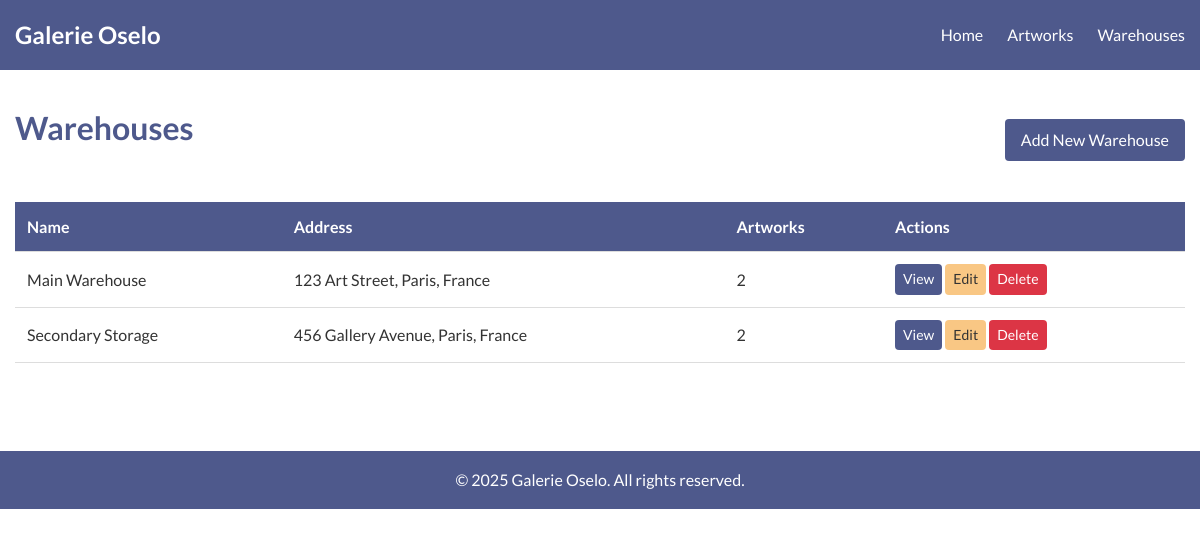
Screenshot of /index.php?route=warehouses with the database file from the repository.
### tables this page shows
CREATE TABLE IF NOT EXISTS warehouses (
    id INT AUTO_INCREMENT PRIMARY KEY,
    name VARCHAR(255) NOT NULL,
    address TEXT NOT NULL,
    created_at TIMESTAMP DEFAULT CURRENT_TIMESTAMP,
    updated_at TIMESTAMP DEFAULT CURRENT_TIMESTAMP ON UPDATE CURRENT_TIMESTAMP
);

### controllers/WarehouseController.php (called while the page is built, shortened)
<?php
class WarehouseController {
    private $warehouseModel;
    public function __construct() {
        require_once BASE_PATH . '/models/Warehouse.php';
        $this->warehouseModel = new Warehouse();
    }
    public function index() {
        $warehouses = $this->warehouseModel->getAll();
        include BASE_PATH . '/views/warehouses/index.php';
        include BASE_PATH . '/views/layouts/main.php';
    }
}

### models/database.php (called while the page is built, shortened)
<?php
class Database {
    private static $instance = null;
    private $connection;
    private function __construct() {
        $config = require_once BASE_PATH . '/config/database.php';
        $host = isset($config['host']) ? $config['host'] : 'localhost';
        $dbname = isset($config['dbname']) ? $config['dbname'] : 'galerie_oselo';
        $username = isset($config['username']) ? $config['username'] : 'root';
        $password = isset($config['password']) ? $config['password'] : '';
        try {
            $dsn = "mysql:host=$host;dbname=$dbname";
            $options = [
                PDO::ATTR_ERRMODE => PDO::ERRMODE_EXCEPTION,
                PDO::ATTR_DEFAULT_FETCH_MODE => PDO::FETCH_ASSOC,
                PDO::ATTR_EMULATE_PREPARES => false,
            ];
            $this->connection = new PDO($dsn, $username, $password, $options);
            $this->connection->exec("SET NAMES utf8");
        } catch (PDOException $e) {
            die("Connection failed: " . $e->getMessage());
        }
    }
    public static function getInstance() {
        if (self::$instance === null) {
            self::$instance = new self();
        }
        return self::$instance;
    }
    public function query($sql, $params = []) {
        $stmt = $this->connection->prepare($sql);
        $stmt->execute($params);
        return $stmt;
    }
    public function select($sql, $params = []) {
        $stmt = $this->query($sql, $params);
        return $stmt->fetchAll();
    }
}

### models/Warehouse.php (called while the page is built, shortened)
<?php
class Warehouse {
    private $db;
    public function __construct() {
        $this->db = Database::getInstance();
    }
    public function getAll() {
        $sql = "SELECT w.*, COUNT(a.id) as artwork_count
                FROM warehouses w
                LEFT JOIN artworks a ON w.id = a.warehouse_id
                GROUP BY w.id
                ORDER BY w.name";
        return $this->db->select($sql);
    }
}

### views/warehouses/index.php (the view, shortened to what this page needs)
<div style="display: flex; justify-content: space-between; align-items: center; margin-bottom: 1.5rem;">
    <h1>Warehouses</h1>
    <a href="index.php?route=warehouses&action=create" class="btn">Add New Warehouse</a>
</div>
<?php if (empty($warehouses)): ?>
    <div class="alert alert-info">No warehouses found.</div>
<?php else: ?>
    <div class="table-responsive">
        <table>
            <thead>
                <tr>
                    <th>Name</th>
                    <th>Address</th>
                    <th>Artworks</th>
                    <th>Actions</th>
                </tr>
            </thead>
            <tbody>
                <?php foreach ($warehouses as $warehouse): ?>
                    <tr>
                        <td><?= htmlspecialchars($warehouse['name']) ?></td>
                        <td><?= htmlspecialchars($warehouse['address']) ?></td>
                        <td><?= $warehouse['artwork_count'] ?></td>
                        <td>
                            <a href="index.php?route=warehouses&action=show&id=<?= $warehouse['id'] ?>" class="btn btn-sm">View</a>
                            <a href="index.php?route=warehouses&action=edit&id=<?= $warehouse['id'] ?>" class="btn btn-sm btn-accent">Edit</a>
                            <a href="index.php?route=warehouses&action=delete&id=<?= $warehouse['id'] ?>" class="btn btn-sm btn-danger" onclick="return confirm('Are you sure you want to delete this warehouse?')">Delete</a>
                        </td>
                    </tr>
                <?php endforeach; ?>
            </tbody>
        </table>
    </div>
<?php endif; ?>

### views/layouts/main.php (style rules this page uses)
:root { --primary: #4E598C; --white: #FFFFFF; --accent: #F9C784; }
* { margin: 0; padding: 0; box-sizing: border-box; }
body { font-family: 'Lato', sans-serif; line-height: 1.6; color: #333; background-color: var(--white); }
h1 { color: var(--primary); margin-bottom: 1.5rem; }
.btn { display: inline-block; padding: 0.5rem 1rem; background-color: var(--primary); color: var(--white); text-decoration: none; border-radius: 4px; border: none; cursor: pointer; transition: background-color 0.3s; }
.btn-accent { background-color: var(--accent); color: #333; }
.btn-danger { background-color: #dc3545; }
table { width: 100%; border-collapse: collapse; margin-bottom: 1.5rem; }
table th, table td { padding: 0.75rem; text-align: left; border-bottom: 1px solid #ddd; }
table th { background-color: var(--primary); color: var(--white); }

### views/warehouses/index.php (style rules this page uses)
.btn-sm { padding: 0.25rem 0.5rem; font-size: 0.875rem; }
.table-responsive { overflow-x: auto; }

### rows the page displays
warehouses: name "Main Warehouse", address "123 Art Street, Paris, France", artwork_count "2"
warehouses: name "Secondary Storage", address "456 Gallery Avenue, Paris, France", artwork_count "2"
